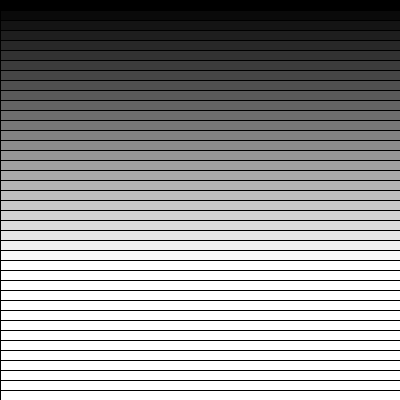
Frame 1 (no input)
Frame 60 (the mouse pressed at the canvas centre just before this capture): identical to frame 1, image omitted
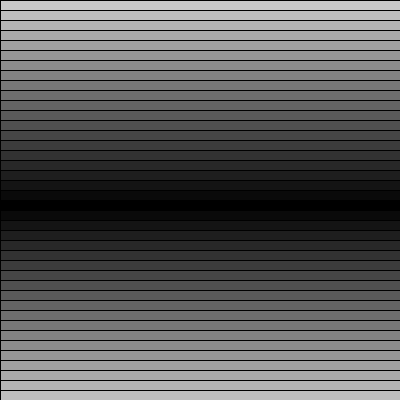
Frame 120 (the mouse held since frame 60 and released just before this capture)

The Processing sketch that drew these frames (run headless with seeded random() and noise(); from frame 60 on, the mouse is pressed at the canvas centre):

// Processing sketch: exercise5
// ── exercise5.pde
// Answer to Exercise 5
void setup() {
  size(400, 400);
  background(0);
}
void draw() {
  background(0);
  // Start with i as 0
  int i = 0;
  // While i is less than the width of the window
  while (i < width) {
    //noStroke();
    float distance = abs(mouseY - i);
    //float distance = abs(height - i);
    fill(distance);
    rect(0, i, width, 10);
    // Increase i by 10
    i += 10;
  }
}
